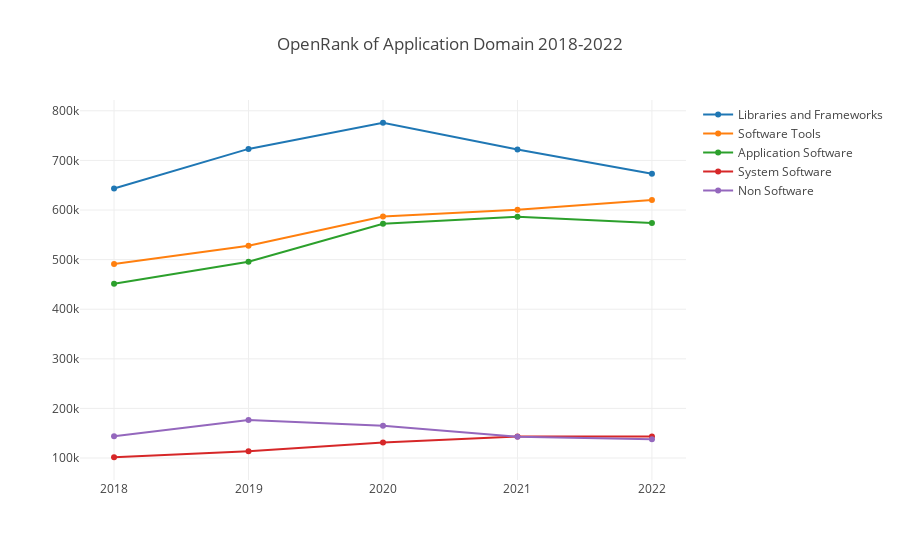

Notebook cell for this chart:
### Markdown cell above
## 各子领域影响力变化趋势

由于当下软件组件化开发的推广，libraries and framework 影响力领先其他领域，application software 和 software tools 影响力有一定上升趋势

### Code cell
openDigger.index.openrank.getRepoOpenrank({
    labelUnion: [':application_domain'],
    startYear, endYear: year, endMonth: 12,
    groupBy: 'Domain-0',
    groupTimeRange: 'year',
    order: 'DESC',
    limit: 100
}).then(data => {
    var data = data.filter(i => i.id.startsWith(':application_domain'));
    openDigger.render.plotly(data.map(row => {
        return {
            x: years,
            y: row.openrank,
            name: row.name
        };
    }), {title: `OpenRank of Application Domain 2018-2022`, xaxis: { type: 'category' }});
})

### Figure 1 — Plotly figure (JSON) as saved in the notebook; plotly's stock layout.template omitted (floating-point values rounded to 4 significant figures)
{"data": [{"name": "Libraries and Frameworks", "x": [2018, 2019, 2020, 2021, 2022], "y": [643300.0, 723200.0, 775900.0, 722000.0, 673200.0]}, {"name": "Software Tools", "x": [2018, 2019, 2020, 2021, 2022], "y": [491300.0, 527900.0, 587100.0, 600400.0, 619900.0]}, {"name": "Application Software", "x": [2018, 2019, 2020, 2021, 2022], "y": [451500.0, 495800.0, 572200.0, 586400.0, 573600.0]}, {"name": "System Software", "x": [2018, 2019, 2020, 2021, 2022], "y": [101600.0, 113500.0, 131400.0, 143600.0, 143200.0]}, {"name": "Non Software", "x": [2018, 2019, 2020, 2021, 2022], "y": [144100.0, 176500.0, 165100.0, 142900.0, 137800.0]}], "layout": {"autosize": true, "title": {"text": "OpenRank of Application Domain 2018-2022"}, "xaxis": {"autorange": true, "range": [-0.2432, 4.243], "type": "category"}, "yaxis": {"autorange": true, "range": [45930.0, 831600.0], "type": "linear"}}}
